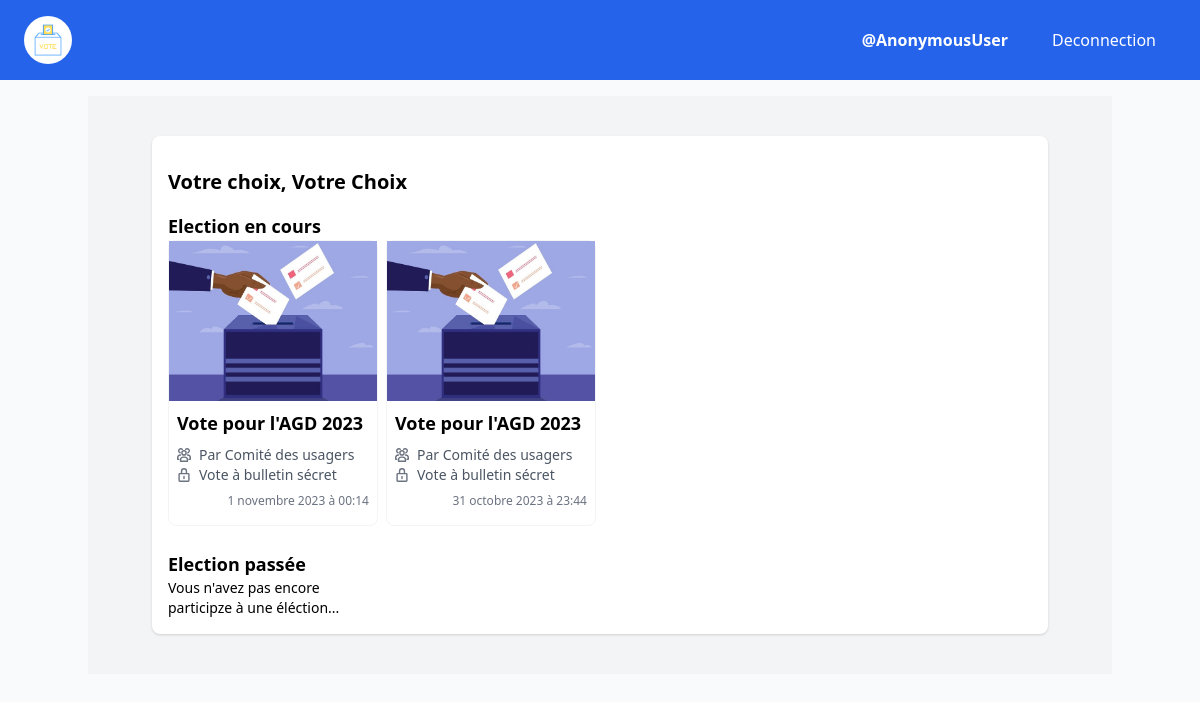
Before: /electeur with the older database file.
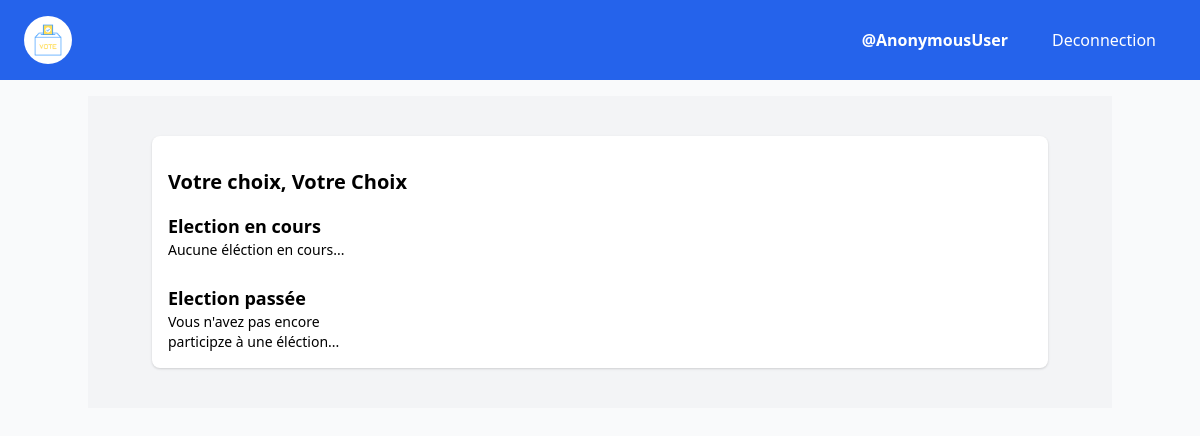
After: the same page with the newer database file.
### vote/models.py (models this page shows)
class Election(models.Model):
    class SystemeVote(models.TextChoices):
        VOTE_A_BULLETIN_SECRET = 'Vote à bulletin sécret'
        VOTE_NON_ANONYME = 'Vote non anonyme'
    class Type(models.TextChoices):
        SCRUTIN_DE_LISTE = 'Scrutin de liste'
        VOTE_SIMPLE = 'Vote simple'
    user = models.ForeignKey(User, on_delete=CASCADE)
    titre = models.CharField(max_length=100)
    groupe = models.CharField(max_length=100)
    systeme_de_vote = models.CharField(choices=SystemeVote.choices, default='Vote à bulletin sécret',max_length=100)
    type = models.CharField(choices=Type.choices, default='Scrutin de liste', max_length=20)
    debut_election = models.DateTimeField()
    fin_election = models.DateTimeField()
    published = models.BooleanField(default=False)
    resultat = models.BooleanField(default=False)
    electeur = models.ManyToManyField(Electeur, blank=True)
    date = models.DateTimeField(auto_now=True)

### vote/views.py (the view)
# urls.py: path('electeur', page_electeur, name='page_electeur'),
def page_electeur(request):
    elections = Election.objects.filter(published=True, resultat=False )
    elections_passe = Election.objects.filter(published=True, resultat=True )
    return render(request, 'page_electeur.html', {'elections':elections, 'elections_passe':elections_passe})

### vote/templates/page_electeur.html (shortened to what the changed rows need)
{% include "electeur/header.html" %}
{% load static %}
<div class="max-w-4xl mx-auto my-4 mx-2 rounded-lg bg-white p-4 shadow my-6">
    <h1 class="text-xl font-bold my-4">Votre choix, Votre Choix</h1>
    <div>
        <div class="grid md:grid-cols-4 gap-2">
        {% for e in elections reversed %}
            <div class="bg-white rounded-lg border border-gray-100 flex flex-col">
                <img src="{% static 'image-scrutin.jpg' %}" class="h-40" />
                <div class="p-2 text-sm">
                    <h6 class="font-semibold text-lg"><a href="{% if e.type == "Scrutin de liste" %}{% url 'page_vote' e.id %}{% else %}{% url 'page_vote_simple' e.id %}{% endif %}">{{e.titre}}</a></h6>
                    <p class="flex flex-row space-x-2 items-center mt-2">
                        <span>
                        </span>
                        <span class="text-gray-600">Par {{e.groupe}}</span>
                        </p>
                        <p class="flex flex-row space-x-2 items-center">
                        <span >
                        </span>
                        <span class="text-gray-600">{{e.systeme_de_vote}}</span>
                    </p>
                    <p class="text-right text-xs text-gray-500 my-2">{{e.date|date}} à {{e.date|time}}</p>
                </div>
            </div>
            {% empty %}
                <p class="text-sm">Aucune éléction en cours...</p>
            {% endfor %}
        </div>
    </div>
</div>
{% include "electeur/footer.html" %}

Changed rows visible on the page:
removed Election: titre "Vote pour l'AGD 2023", groupe "Comité des usagers", systeme_de_vote "Vote à bulletin sécret", date "1 novembre 2023", date "00:14"
removed Election: titre "Vote pour l'AGD 2023", groupe "Comité des usagers", systeme_de_vote "Vote à bulletin sécret", date "31 octobre 2023", date "23:44"
Other visible differences:
text now shown: "Aucune éléction en cours..."
